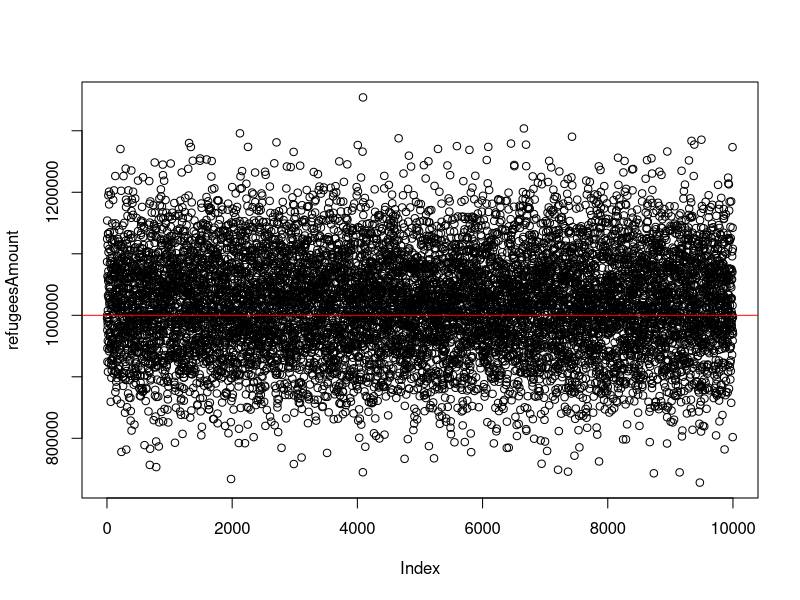
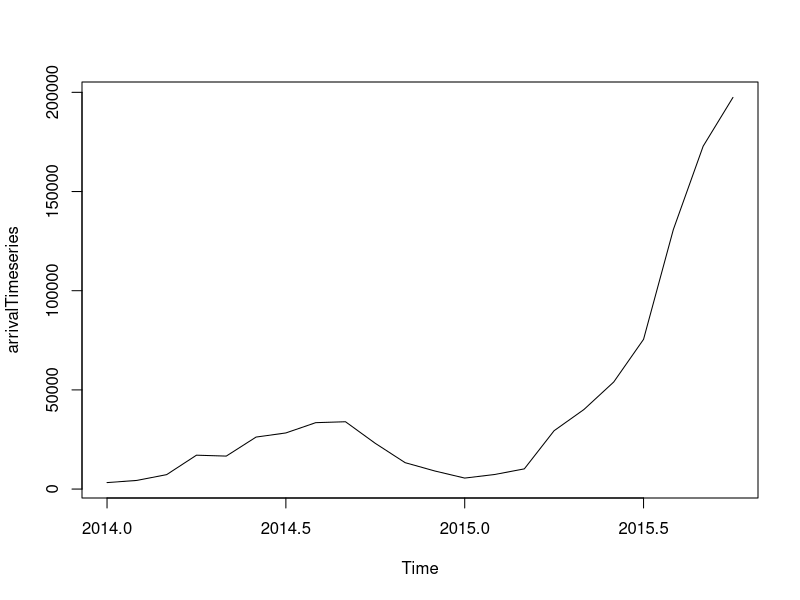
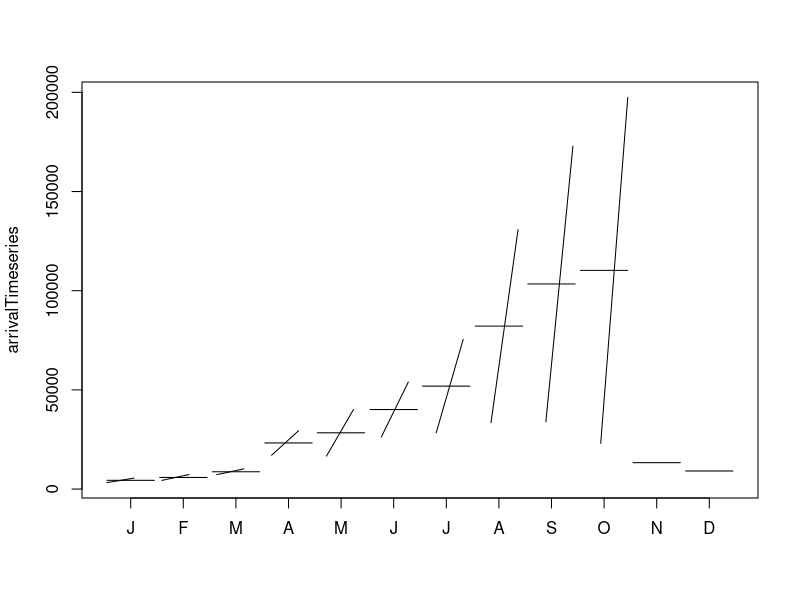
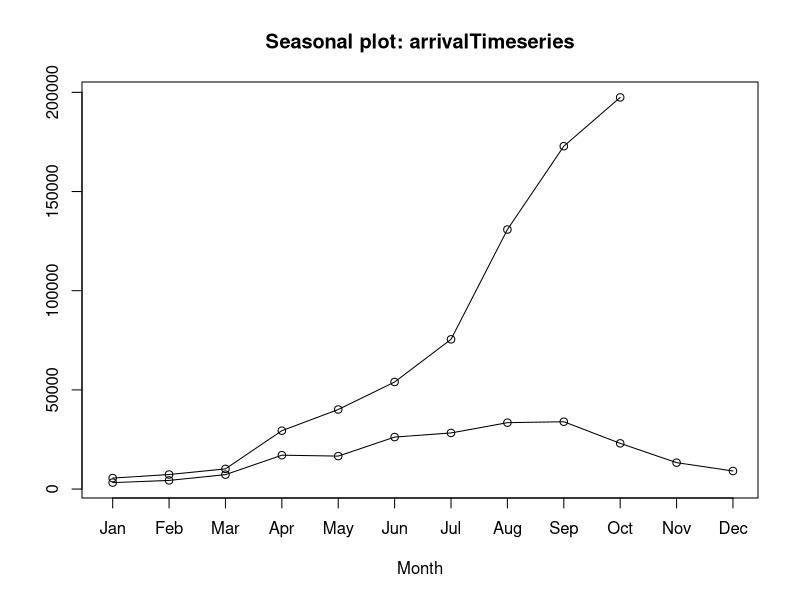
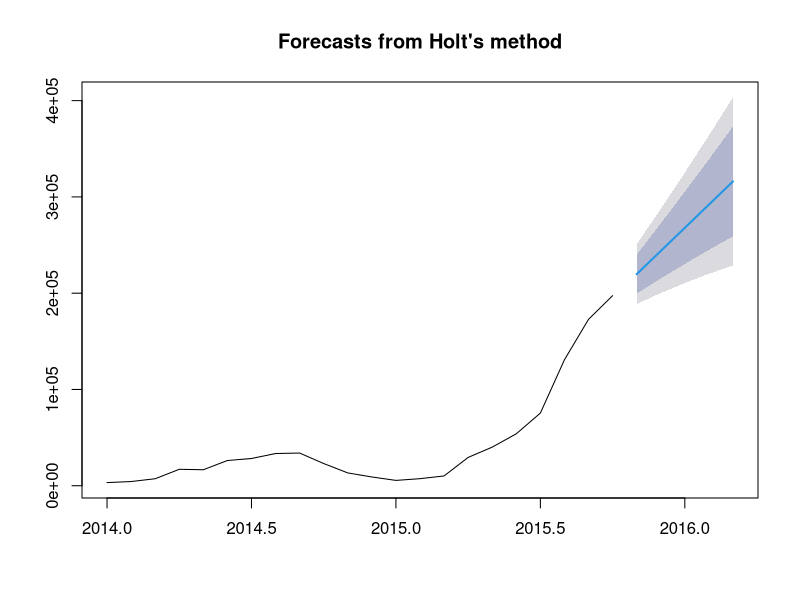

Write the R code that produced these figures, in order.
# As of 31 December 2015, how many refugees and migrants will UNHCR report as having arrived in Europe by sea?
# Europe is facing a refugee crisis [...]. Question will be resolved using the data available on UNHCR's Emergency Response Page for the Mediterranean as of 31 December 2015 (http://data.unhcr.org/mediterranean/regional.html ).
# https://www.gjopen.com/questions/45-as-of-31-december-2015-how-many-refugees-and-migrants-will-unhcr-report-as-having-arrived-in-europe-by-sea
# (CC BY 3.0) Roland Kofler, eccept the data which is UNHCR's copyright
#
# found the freaking data:
# http://data.unhcr.org/data_sources/mediterranean/data.xls?_=1446294376729

# initializations
October=10 
September=9                 #you got the idea
reportedAmount=723221
million=10^6
N=10000;
arrivals2014= c(3270, 4369, 7283, 17084, 16627, 26221, 28303, 33478, 33944, 23050, 13318, 9107)
arrivals2015= c( 5546,  7343,	10184,	29441,	40117,	53987,	75483,	130837,	172843,	197440)
if (reportedAmount != sum(arrivals2015)) break;

# model parameters
mean1=0.9
mean2=0.6
weight1= rnorm(N, mean=mean1, sd=0.3)
weight2= rnorm(N, mean=mean2, sd=0.3)


# calculations
arrivalsNovember = arrivals2015[October] * weight1
arrivalsDecember = arrivals2015[October] * weight2 
futureArrivals= arrivalsNovember + arrivalsDecember
refugeesAmount = reportedAmount + futureArrivals
plot(refugeesAmount)
abline(h=million, col="red");
overAmillion = refugeesAmount > 10^6
ProbabilityOverMillion= sum(overAmillion)/N
print (ProbabilityOverMillion * 100)

# save a numeric vector containing 48 monthly observations
# from Jan 2009 to Dec 2014 as a time series object

imputedArrivalsFor2Years <- c(arrivals2014, arrivals2015) # arrivals[October]*mean1, arrivals[October]*mean2, arrivals[October]*mean2*mean1)
arrivalTimeseries <- ts(imputedArrivalsFor2Years, start=c(2014, 1), end=c(2015, 10), frequency=12)


# plot series
plot(arrivalTimeseries)

# additional plots
monthplot(arrivalTimeseries)
library(forecast)
seasonplot(arrivalTimeseries) 

# Automated forecasting using an exponential model
fit <- ets(arrivalTimeseries)
predicted = holt(arrivalTimeseries, alpha=0.8, beta=0.2, initial="simple", h=5)
plot(predicted)
